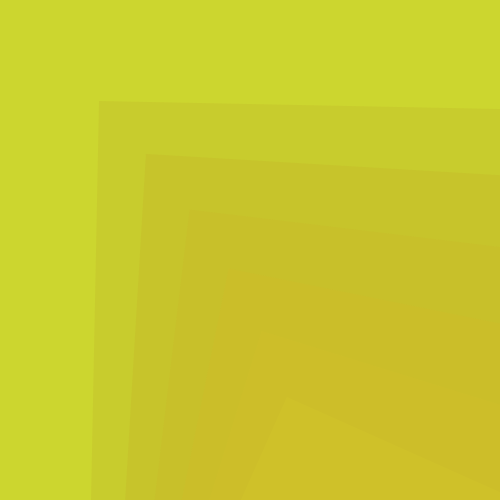
Frame 1 (no input)
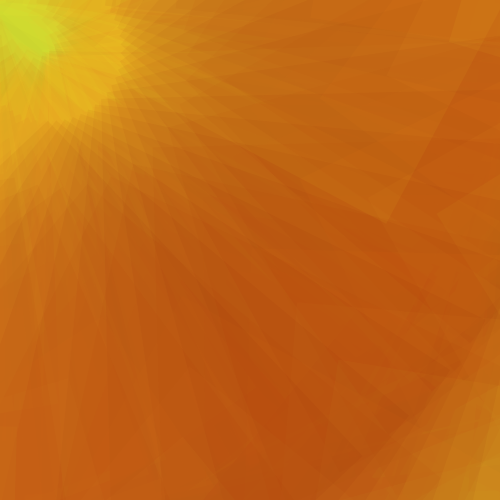
Frame 60 (the mouse pressed at the canvas centre just before this capture)
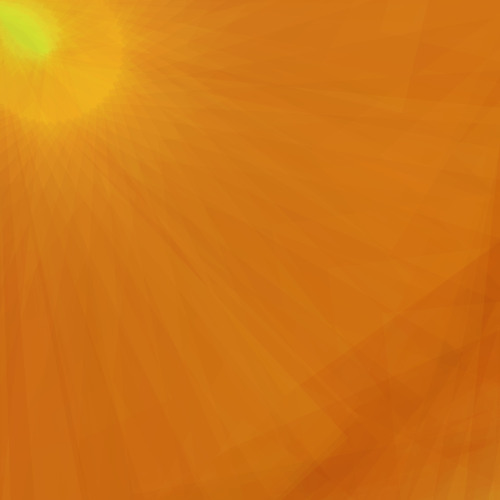
Frame 120 (the mouse held since frame 60 and released just before this capture)

The Processing sketch that drew these frames (run headless with seeded random() and noise(); from frame 60 on, the mouse is pressed at the canvas centre):

// Processing sketch: processing_166117
// ── processing_166117.pde

float angle=0.0;
void setup(){
  background(204,214,47);
  size(500,500);
  smooth();
  noStroke();
}
void draw(){
  for(int i=0;i<255;i+=50){
  fill(120+i,i,i*0.2,12);
  //rect(0,0,width,height);
  //fill(i,i,i,12);
  angle=angle+0.02;
  translate(50,50);
  rotate(angle);
  rect(50,50,460,460);
}
}
